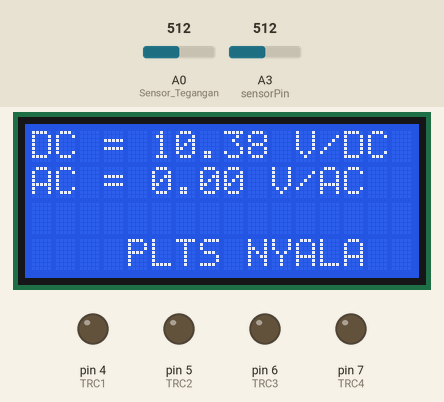
This sketch was run on a simulated Arduino Uno, built with avr-gcc and run on an emulated ATmega328P. On the bench: 16×4 character LCD, output pins drawn as LEDs (lit = HIGH). The test bench sets the inputs (shaded band); at power-on: A0 (Sensor_Tegangan) = 512, A3 (sensorPin) = 512. What the sketch prints to the serial monitor is not drawn.

Above: at 0.2 s.
At 5.2 s:
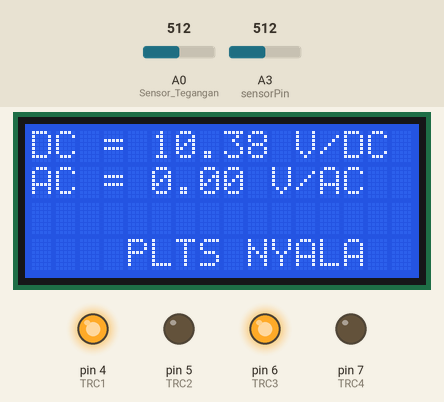
Timing chart, 0 to 6.7 s (numbered marks = the images above):
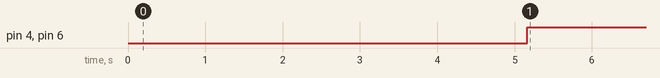

Measured:
- by itself, pin 4 (TRC1), pin 6 (TRC3): LOW → HIGH at 5.2 s

The sketch:

PLTS_TRIAC_PLN.ino
```cpp
#include <LiquidCrystal_I2C.h>
LiquidCrystal_I2C lcd(0x27, 16, 4);// jika 16x2 //0x27 alamat I2C

////////////PIN SENSOR TEGANGAN////////////
#define Sensor_Tegangan A0
////////////PIN TRIAC/////////////////////
#define TRC1 4
#define TRC2 5
#define TRC3 6
#define TRC4 7

float ref = 5; //5v ref arduino

float r1  = 30000; //30k
float r2  = 7500; //7.5k

const int sensorPin = A3;  // Pin ADC tempat sensor ZMPT101B terhubung
const float calibrationFactor = 0.707;  // Faktor kalibrasi RMS dari Vpp
const int sampleSize = 100;  // Jumlah sampel untuk mendapatkan nilai maksimum & minimum

bool pl = false;  // Status PLN aktif
bool ps = false;  // Status PLTS aktif

void setup() {
  // put your setup code here, to run once:
  Serial.begin(115200);
  pinMode(Sensor_Tegangan,INPUT); // Seting Sebagai Input
  pinMode(sensorPin,INPUT); // Seting Sebagai Input
  pinMode(TRC1,OUTPUT); // Seting sebagai output PLTS
  pinMode(TRC2,OUTPUT); // Seting sebagai output PLN
  pinMode(TRC3,OUTPUT); // opsi
  pinMode(TRC4,OUTPUT);
  digitalWrite(TRC1,LOW); // Matikan PLTS
  digitalWrite(TRC2,LOW); // Matikan PLN
  digitalWrite(TRC3,LOW); // Matikan PLTS
  digitalWrite(TRC4,LOW); // Matikan PLN
  lcd.init(); //inisialisasi LCD
  lcd.backlight(); //Nyalakan Lampu LCD

}

void loop() {
  // put your main code here, to run repeatedly:
  int adc           = analogRead(Sensor_Tegangan); // baca nilai adc asli
  float voltage     = adc*(ref/1023.0); //konversi ke tegangan 0-5
  float RealVoltage = voltage * ((r1+r2)/r2);// masukan persamaan untuk dapat tegangan real
  float y = (0.8248*RealVoltage) + 0.0551;

//  Serial.println("Tegangan Panel Surya = "+String(RealVoltage)+" V/DC");
//  Serial.println("Tegangan Real  Surya = "+String(y)+" V/DC");

  int sensorMax = 0;
    int sensorMin = 1023;

    // Ambil beberapa sampel untuk mendapatkan nilai puncak dan lembah
    for (int i = 0; i < sampleSize; i++) {
        int sensorValue = analogRead(sensorPin);

        if (sensorValue > sensorMax) {
            sensorMax = sensorValue;
        }
        if (sensorValue < sensorMin) {
            sensorMin = sensorValue;
        }

        delayMicroseconds(500);  // Delay kecil agar tidak terlalu cepat membaca
    }
   // Hitung tegangan puncak-ke-puncak (Vpp)
    float Vpp = (sensorMax - sensorMin) * (5.0 / 1023.0);  // Jika menggunakan Arduino (5V ADC)
    // float Vpp = (sensorMax - sensorMin) * (3.3 / 4095.0);  // Jika menggunakan ESP32 (3.3V ADC)

    // Konversi ke tegangan RMS
    float Vrms = Vpp * calibrationFactor;

    float Faktor_Kalibrasi = 220 / 2.24;
    float tegangan_AC = Vrms * Faktor_Kalibrasi;
    float AC_Voltage = Vrms * Faktor_Kalibrasi;
    // Tampilkan hasil di Serial Monitor
//    Serial.print("Vpp: ");
//    Serial.print(Vpp);
//    Serial.print("V, Vrms: ");
//    Serial.print(Vrms);
//    Serial.print("V, AC : ");
//    Serial.print(AC_Voltage);
//    Serial.println("V");
  lcd.setCursor(0, 0);
  lcd.print("DC = "+String(y)+" V/DC");
  lcd.setCursor(0, 1);
  if(AC_Voltage>=100){
  lcd.print("AC = "+String(AC_Voltage)+" V/AC");}
  else{
  lcd.print("AC = "+String(AC_Voltage)+" V/AC  ");}

if (RealVoltage <= 7 && !pl) {  // Jika tegangan panel drop & PLN belum menyala
    Serial.println("PLN NYALA");
    lcd.setCursor(0,3);
    lcd.print("PLN NYALA ");
    digitalWrite(TRC1, LOW);  // Matikan PLTS
    digitalWrite(TRC3, LOW);
    delay(5000);
    digitalWrite(TRC2, HIGH);  // Nyalakan PLN
    digitalWrite(TRC4, HIGH);

    pl = true;  // PLN aktif
    ps = false; // PLTS nonaktif
}

else if (RealVoltage > 7 && !ps) {  // Jika tegangan panel cukup & PLTS belum menyala
    Serial.println("PLTS NYALA");
    lcd.setCursor(0,3);
    lcd.print("PLTS NYALA ");
    digitalWrite(TRC2, LOW);  // Matikan PLN
    digitalWrite(TRC4, LOW);
    delay(5000);
    digitalWrite(TRC1, HIGH);  // Nyalakan PLTS
    digitalWrite(TRC3, HIGH);

    ps = true;  // PLTS aktif
    pl = false; // PLN nonaktif
}


}
```

PZEM.ino
```cpp
//#include <PZEM004Tv30.h>
//PZEM004Tv30 pzem(11, 12);
//void setup() {
//Serial.begin(115200);
//}
//void loop() {
//float voltage = pzem.voltage();
//if(voltage != NAN){
//Serial.print("Voltage: "); Serial.print(voltage); Serial.println("V");
//} else {
//Serial.println("Error reading voltage");
//}
//float current = pzem.current();
//if(current != NAN){
//Serial.print("Current: "); Serial.print(current); Serial.println("A");
//} else {
//Serial.println("Error reading current");
//}
//float power = pzem.power();
//if(current != NAN){
//Serial.print("Power: "); Serial.print(power); Serial.println("W");
//} else {
//Serial.println("Error reading power");
//}
//float energy = pzem.energy();
//if(current != NAN){
//Serial.print("Energy: "); Serial.print(energy,3); Serial.println("kWh");
//} else {
//Serial.println("Error reading energy");
//}
//float frequency = pzem.frequency();
//if(current != NAN){
//Serial.print("Frequency: "); Serial.print(frequency, 1); Serial.println("Hz");
//} else {
//Serial.println("Error reading frequency");
//}
//float pf = pzem.pf();
//if(current != NAN){
//Serial.print("PF: "); Serial.println(pf);
//} else {
//Serial.println("Error reading power factor");
//}
//Serial.println();
//delay(2000);
//}
```

tes.ino
```cpp
//const int sensorPin = A3;  // Pin ADC tempat sensor ZMPT101B terhubung
//const float calibrationFactor = 0.707;  // Faktor kalibrasi RMS dari Vpp
//const int sampleSize = 100;  // Jumlah sampel untuk mendapatkan nilai maksimum & minimum
//
//void setup() {
//    Serial.begin(9600);  // Inisialisasi komunikasi serial
//}
//
//void loop() {
//    int sensorMax = 0;
//    int sensorMin = 1023;
//
//    // Ambil beberapa sampel untuk mendapatkan nilai puncak dan lembah
//    for (int i = 0; i < sampleSize; i++) {
//        int sensorValue = analogRead(sensorPin);
//
//        if (sensorValue > sensorMax) {
//            sensorMax = sensorValue;
//        }
//        if (sensorValue < sensorMin) {
//            sensorMin = sensorValue;
//        }
//
//        delayMicroseconds(500);  // Delay kecil agar tidak terlalu cepat membaca
//    }
//
//    // Hitung tegangan puncak-ke-puncak (Vpp)
//    float Vpp = (sensorMax - sensorMin) * (5.0 / 1023.0);  // Jika menggunakan Arduino (5V ADC)
//    // float Vpp = (sensorMax - sensorMin) * (3.3 / 4095.0);  // Jika menggunakan ESP32 (3.3V ADC)
//
//    // Konversi ke tegangan RMS
//    float Vrms = Vpp * calibrationFactor;
//
//    float Faktor_Kalibrasi = 220 / 2.24;
//    float tegangan_AC = Vrms * Faktor_Kalibrasi;
//    float AC_Voltage = Vrms * Faktor_Kalibrasi;
//    // Tampilkan hasil di Serial Monitor
//    Serial.print("Vpp: ");
//    Serial.print(Vpp);
//    Serial.print("V, Vrms: ");
//    Serial.print(Vrms);
//    Serial.print("V, AC : ");
//    Serial.print(AC_Voltage);
//    Serial.println("V");
//
//
//    delay(1000);  // Tunggu 1 detik sebelum membaca ulang
//}
```
